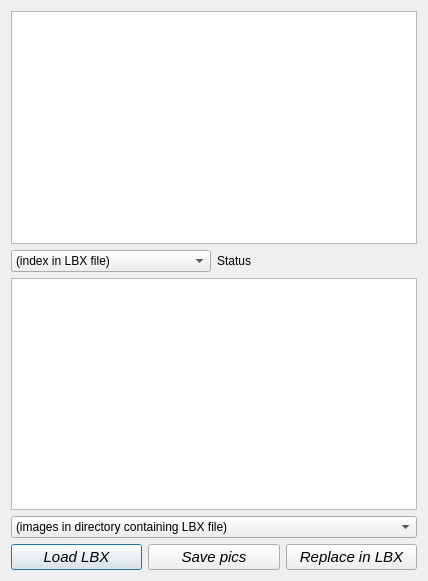
<?xml version="1.0" encoding="UTF-8"?>
<ui version="4.0">
 <class>DialogLbxEditor</class>
 <widget class="QDialog" name="DialogLbxEditor">
  <property name="geometry">
   <rect>
    <x>0</x>
    <y>0</y>
    <width>428</width>
    <height>581</height>
   </rect>
  </property>
  <property name="windowTitle">
   <string>Dialog</string>
  </property>
  <layout class="QVBoxLayout" name="verticalLayout">
   <item>
    <widget class="QGraphicsView" name="graphicsView_LbxImage">
     <property name="backgroundBrush">
      <brush brushstyle="SolidPattern">
       <color alpha="255">
        <red>255</red>
        <green>192</green>
        <blue>255</blue>
       </color>
      </brush>
     </property>
    </widget>
   </item>
   <item>
    <layout class="QHBoxLayout" name="horizontalLayout_2">
     <item>
      <widget class="QComboBox" name="comboBox_LbxIndex">
       <item>
        <property name="text">
         <string>(index in LBX file)</string>
        </property>
       </item>
      </widget>
     </item>
     <item>
      <widget class="QLabel" name="label_Status">
       <property name="text">
        <string>Status</string>
       </property>
      </widget>
     </item>
    </layout>
   </item>
   <item>
    <widget class="QGraphicsView" name="graphicsView_BitmapImage">
     <property name="backgroundBrush">
      <brush brushstyle="SolidPattern">
       <color alpha="255">
        <red>255</red>
        <green>192</green>
        <blue>255</blue>
       </color>
      </brush>
     </property>
    </widget>
   </item>
   <item>
    <widget class="QComboBox" name="comboBox_FileIndex">
     <item>
      <property name="text">
       <string>(images in directory containing LBX file)</string>
      </property>
     </item>
    </widget>
   </item>
   <item>
    <layout class="QHBoxLayout" name="horizontalLayout">
     <item>
      <widget class="QPushButton" name="pushButton_Load">
       <property name="sizePolicy">
        <sizepolicy hsizetype="Fixed" vsizetype="Fixed">
         <horstretch>0</horstretch>
         <verstretch>0</verstretch>
        </sizepolicy>
       </property>
       <property name="maximumSize">
        <size>
         <width>180</width>
         <height>16777215</height>
        </size>
       </property>
       <property name="font">
        <font>
         <pointsize>11</pointsize>
         <italic>true</italic>
        </font>
       </property>
       <property name="text">
        <string>Load LBX</string>
       </property>
       <property name="icon">
        <iconset resource="../Resources/InteractiveGameTweaker.qrc">
         <normaloff>:/heroes/valana.gif</normaloff>:/heroes/valana.gif</iconset>
       </property>
       <property name="iconSize">
        <size>
         <width>32</width>
         <height>32</height>
        </size>
       </property>
      </widget>
     </item>
     <item>
      <widget class="QPushButton" name="pushButton_SavePics">
       <property name="sizePolicy">
        <sizepolicy hsizetype="Fixed" vsizetype="Fixed">
         <horstretch>0</horstretch>
         <verstretch>0</verstretch>
        </sizepolicy>
       </property>
       <property name="maximumSize">
        <size>
         <width>180</width>
         <height>16777215</height>
        </size>
       </property>
       <property name="font">
        <font>
         <pointsize>11</pointsize>
         <italic>true</italic>
        </font>
       </property>
       <property name="text">
        <string>Save pics</string>
       </property>
       <property name="icon">
        <iconset resource="../Resources/InteractiveGameTweaker.qrc">
         <normaloff>:/heroes/shalla.gif</normaloff>:/heroes/shalla.gif</iconset>
       </property>
       <property name="iconSize">
        <size>
         <width>32</width>
         <height>32</height>
        </size>
       </property>
      </widget>
     </item>
     <item>
      <widget class="QPushButton" name="pushButton_Replace">
       <property name="sizePolicy">
        <sizepolicy hsizetype="Fixed" vsizetype="Fixed">
         <horstretch>0</horstretch>
         <verstretch>0</verstretch>
        </sizepolicy>
       </property>
       <property name="maximumSize">
        <size>
         <width>180</width>
         <height>16777215</height>
        </size>
       </property>
       <property name="font">
        <font>
         <pointsize>11</pointsize>
         <italic>true</italic>
        </font>
       </property>
       <property name="text">
        <string>Replace in LBX</string>
       </property>
       <property name="icon">
        <iconset resource="../Resources/InteractiveGameTweaker.qrc">
         <normaloff>:/heroes/greyfar.gif</normaloff>:/heroes/greyfar.gif</iconset>
       </property>
       <property name="iconSize">
        <size>
         <width>32</width>
         <height>32</height>
        </size>
       </property>
      </widget>
     </item>
    </layout>
   </item>
  </layout>
 </widget>
 <resources>
  <include location="../Resources/InteractiveGameTweaker.qrc"/>
 </resources>
 <connections/>
</ui>
